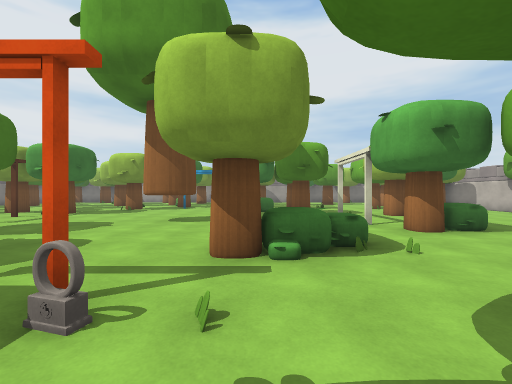
[1] (above)

23 first-person views from a walk through a scene from a Unity 3-D project. The camera is 1.5 m above the floor, looks level and sees 90° across. The floor is counted in squares, 2 m on a side. Each view is taken from the middle of a square. On the plan, view 1 faces up. The plan holds only what a view shows up to about 9 squares ahead; the rest is blank. The player character is not drawn. Surface patterns are stand-ins for the level's own textures.

[2]
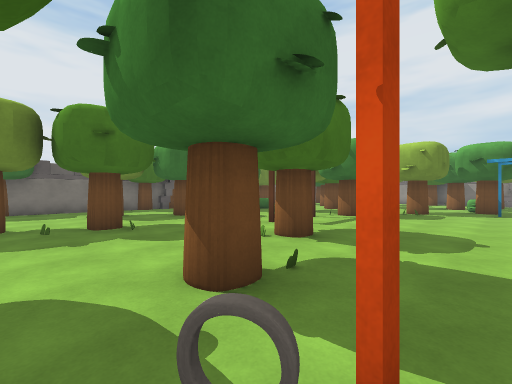

[3]
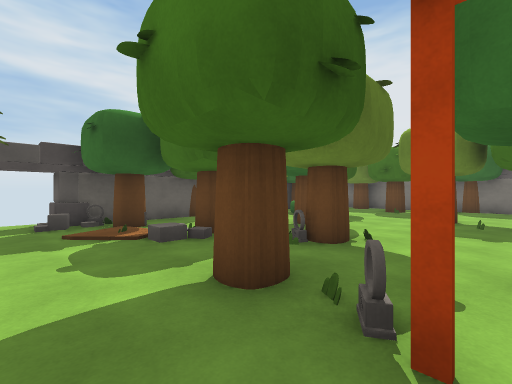

[4]
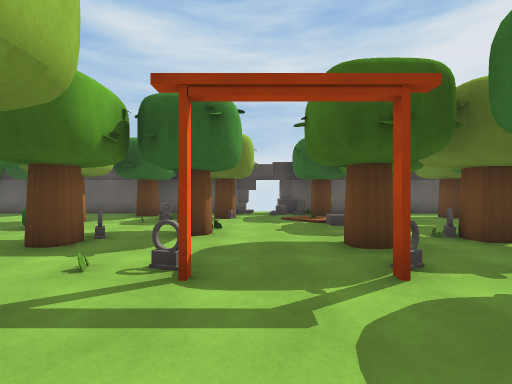

[5]
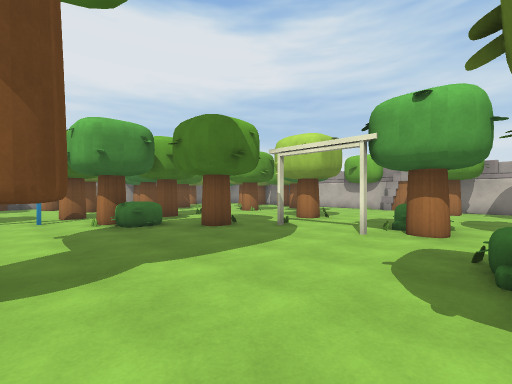

[6]
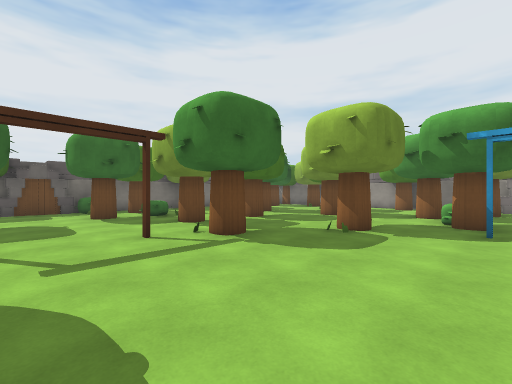

[7]
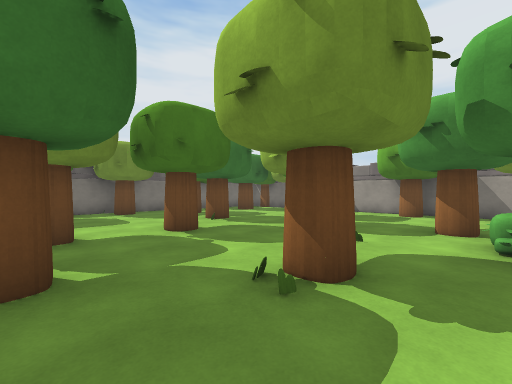

[8]
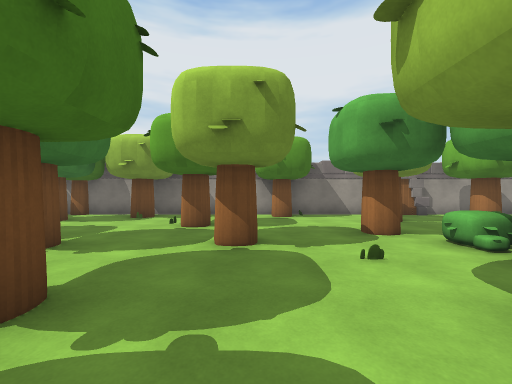

[9]
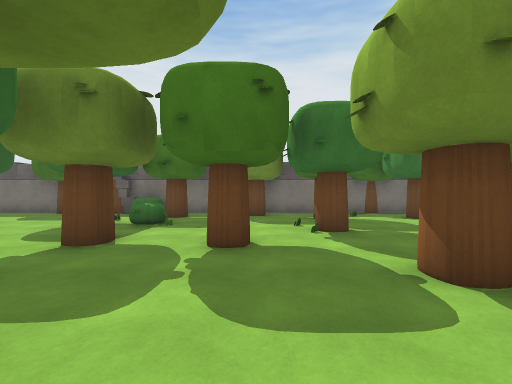

[10]
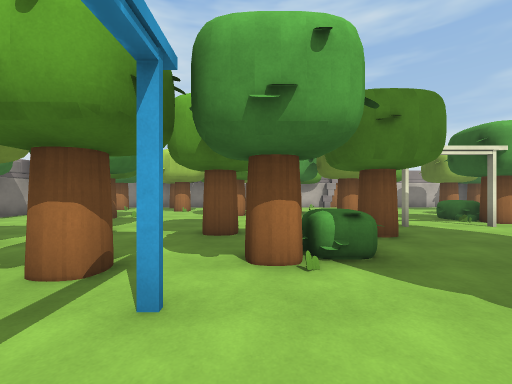

[11]
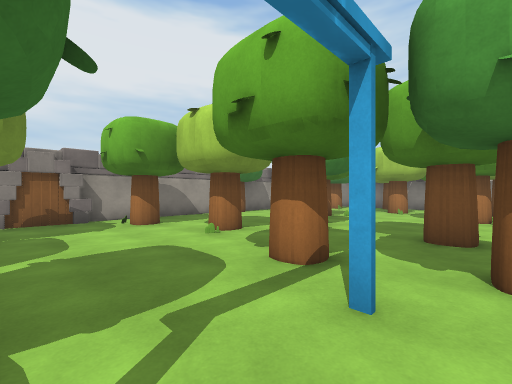

[12]
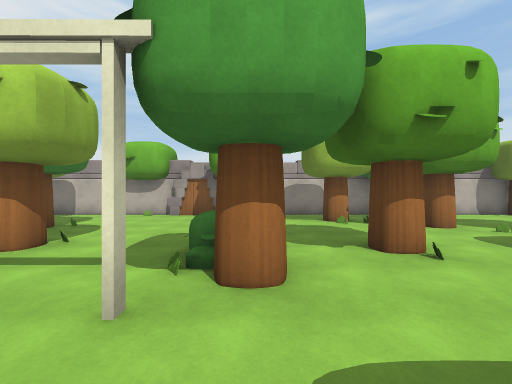

[13]
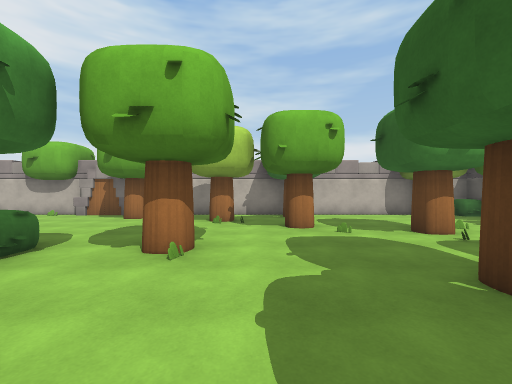

[14]
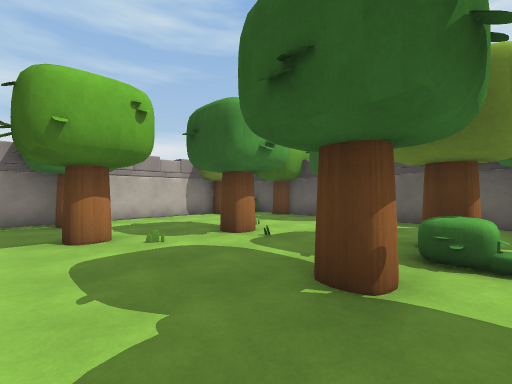

[15]
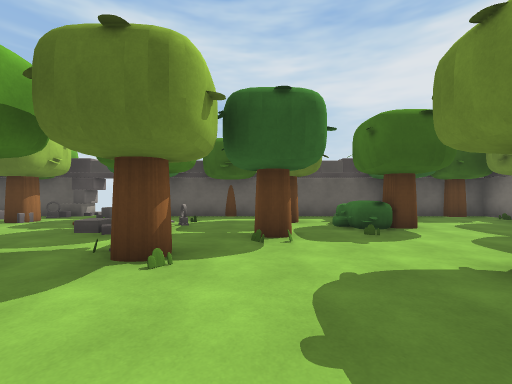

[16]
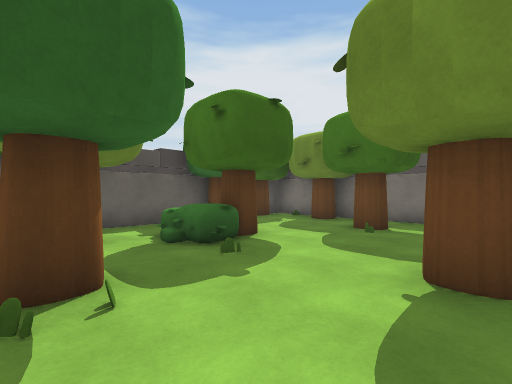

[17]
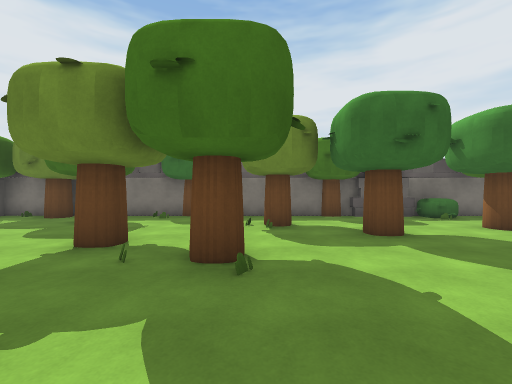

[18]
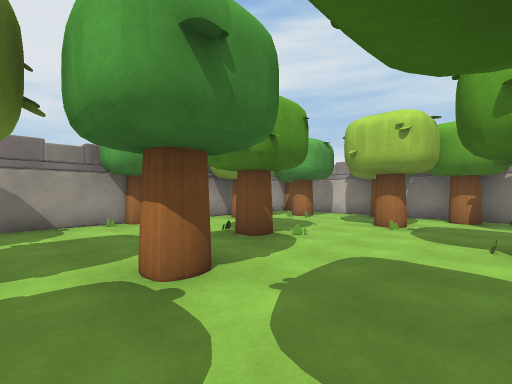

[19]
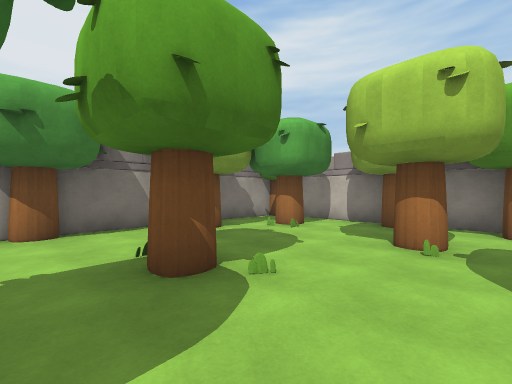

[20]
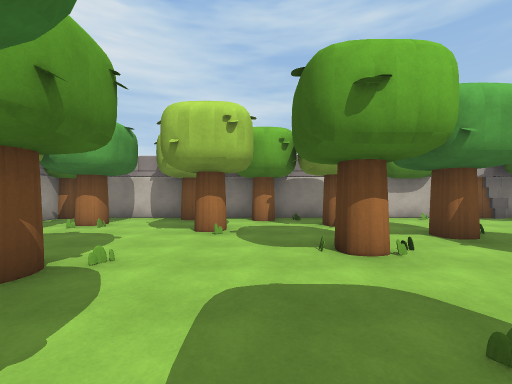

[21]
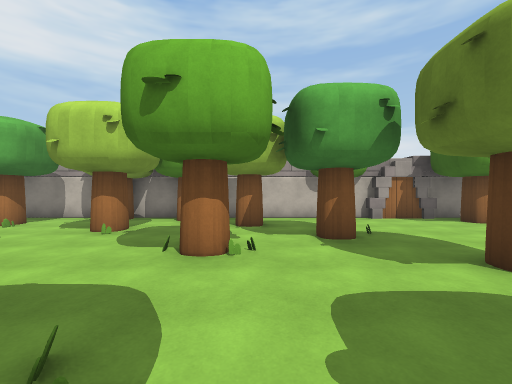

[22]
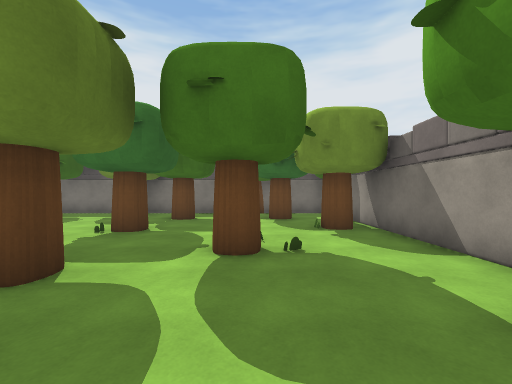

[23]
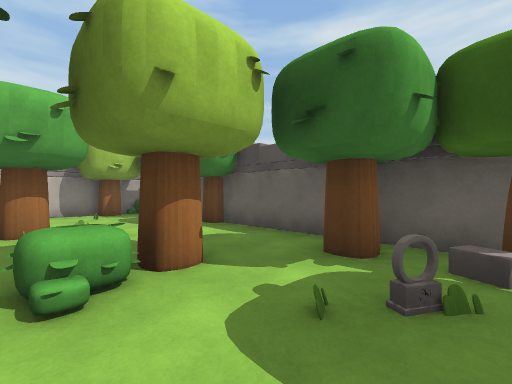

### Floor plan
Points are (right, up) in squares from view 1. A wall is a line through its corners. A room is listed if a view was taken in it or the views show most of it. See-through windows are left out.
Room 1 (views 1, 2, 3, 4, 5, 6, 7, 8, 9, 10, 11, 12, 13, 14, 15, 16, 17, 18, 19, 20, 21, 22, 23)
walls: (9.2, 6.3) (9.3, 7); (9.2, 5.9) (9.2, 7.9); (-1.4, 18.3) (-3.4, 18.3); (9.3, 6.4) (9.1, 7.4); (9.4, 7.5) (9.4, 17.8); (9.4, 6.3) (9.4, 6.8); (-3.4, 18.5) (-12.5, 18.5); (-13.8, 7.6) (-13.8, 5.9); (-2, -4.9) (7.4, -4.9); (-14, 7.6) (-14, -4.9) (-4.5, -4.9); (-1.7, -5.5) (-1.7, -4.9); (9.1, 18.5) (-1.6, 18.5); (9.4, -4.7) (9.4, 6.1); (-14, 18.4) (-14, 8.4)
ways out: gap at (-12, 18); gap at (-2, -5)
objects: tree (-15, 1) to (-14, 1); tree (-15, 16) to (-14, 16); tree (-14, -3); tree (-14, 5); bush (-14, 8) to (-13, 8); tree (-13, -5); tree (-13, 10); tree (-13, 12); tree (-13, 19); tree (-12, -1); tree (-12, 4); tree (-12, 14); tree (-12, 17); tree (-11, -5); tree (-11, 5); tree (-11, 8); bush (-11, 9) to (-11, 10); bush (-10, -3) to (-9, -3); tree (-10, 1); tree (-10, 13) to (-10, 14); tree (-10, 18); bush (-9, -2); tree (-9, 3); tree (-9, 10); tree (-9, 12); tree (-8, -3); tree (-8, 16); tree (-7, -1); tree (-7, 9); tree (-7, 14); tree (-6, -5); tree (-6, 0) to (-5, 0); tree (-6, 5); tree (-6, 18); other object (-5, -3); tree (-5, -2); tree (-5, 2); tree (-5, 11); tree (-5, 15) to (-4, 15); other object (-4, -5) to (-3, -5); tree (-4, -4); tree (-4, 0); other object (-4, 1); bush (-4, 13) to (-4, 14); tree (-4, 17) to (-3, 17); tree (-3, 6) to (-2, 7); tree (-3, 13); tree (-1, -4) to (-1, -3); tree (-1, -1); other object (-1, 1); tree (-1, 13); tree (-1, 17); tree (0, -5); other object (0, -3); tree (0, 3); bush (0, 10); tree (0, 11); tree (0, 15); tree (1, -4); tree (1, 0); other object (1, 1); bush (1, 3) to (1, 4); bush (2, -1); tree (2, 9); tree (2, 12); tree (2, 14); tree (3, -2); tree (3, 0); tree (3, 5); tree (3, 18); tree (4, 3); bush (4, 5); tree (4, 8) to (5, 8); tree (4, 15); tree (5, -5); tree (5, 12); tree (6, -2) to (6, -1); tree (6, 10); tree (6, 18); tree (7, 1); tree (7, 14); tree (8, -5); tree (8, 3); tree (8, 5) to (8, 6); tree (8, 11); tree (8, 17); bush (9, -5); tree (9, -3); tree (9, 1); tree (9, 13); tree (9, 15); tree (9, 18); tree (10, 9)

Where each view was taken, in squares from view 1:
view 1: 0 up, 0 right, facing up
view 2: 1 up, 3 left, facing up-left
view 3: 2 up, 2 left, facing down-left
view 4: 4 up, 2 left, facing down
view 5: 4 up, 2 left, facing up-right
view 6: 6 up, 3 left, facing up-left
view 7: 9 up, 4 left, facing up-left
view 8: 10 up, 7 left, facing up
view 9: 12 up, 5 left, facing left
view 10: 11 up, 3 left, facing right
view 11: 11 up, 3 left, facing up-right
view 12: 5 up, 1 right, facing right
view 13: 2 up, 1 right, facing right
view 14: 2 up, 2 right, facing down-right
view 15: 3 up, 7 left, facing down
view 16: 1 up, 7 left, facing down-left
view 17: 3 up, 6 left, facing left
view 18: 12 up, 1 right, facing up-right
view 19: 13 up, 3 right, facing up-right
view 20: 13 up, 2 right, facing right
view 21: 11 up, 2 right, facing right
view 22: 16 up, 5 left, facing left
view 23: 1 down, 0 right, facing down-right
